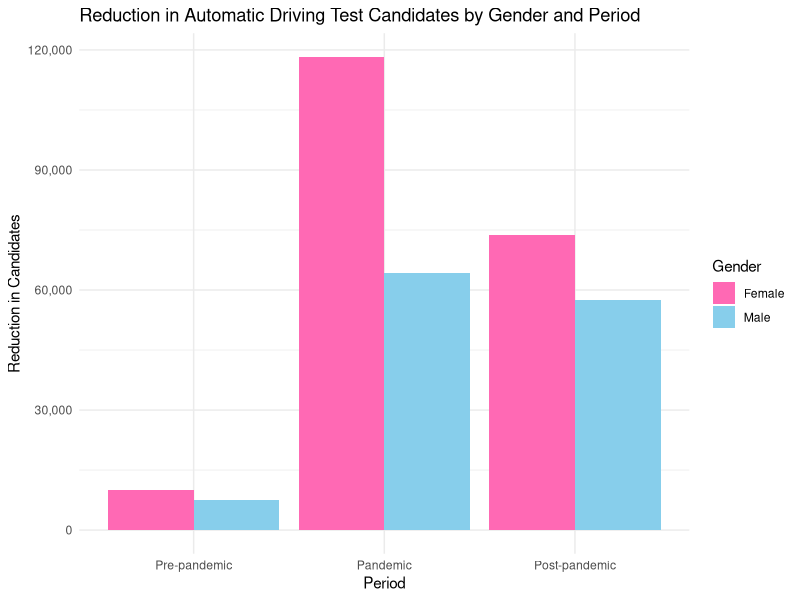
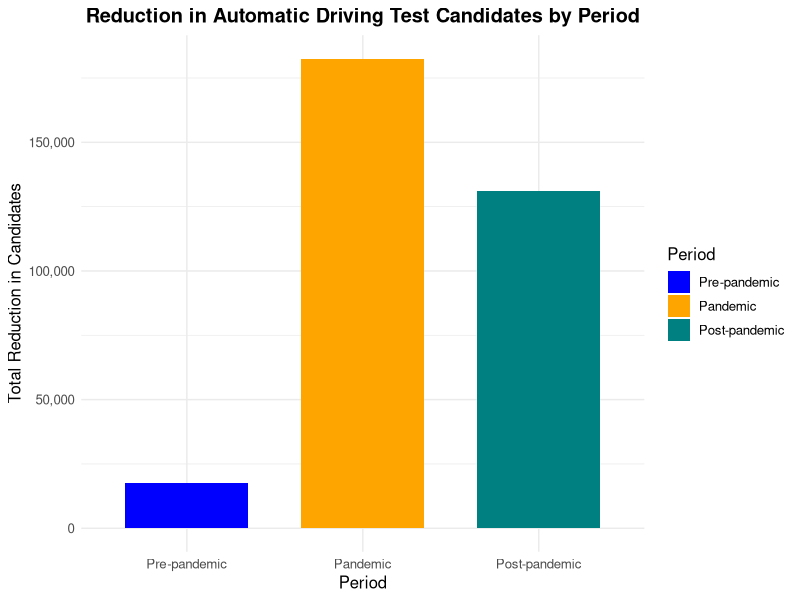

Generate these figures, in order, with R:
## ---- chunk 1
library(readxl)
library(tibble)
library(dplyr)
library(ggplot2)
library(scales)
library(tidyr)
## ---- chunk 2
# Load the data from the Excel file
data <- read_excel("./PreparedData.xlsx")

# Convert the data to a tibble
data_tibble <- as_tibble(data)

# View the tibble (first few rows)
print(data_tibble)
## ---- chunk 3
# Create a 'Period' column based on the 'Date'
data_tibble <- data_tibble %>%
  mutate(Period = case_when(
    Date %in% c("2018/19", "2019/20") ~ "Pre-pandemic",
    Date %in% c("2020/21", "2021/22") ~ "Pandemic",
    Date %in% c("2022/23", "2023/24") ~ "Post-pandemic",
    TRUE ~ "Unknown"
  )) %>%
  mutate(Period = factor(Period, levels = c("Pre-pandemic", "Pandemic", "Post-pandemic")))

# Calculate the reductions for Male and Female candidates by period
data_tibble <- data_tibble %>%
  arrange(Date) %>%
  group_by(Period) %>%
  mutate(
    Male_tests_Reduction = c(NA, diff(`Male tests-Conducted`)),
    Female_tests_Reduction = c(NA, diff(`Female tests-Conducted`))
  )

# Remove rows with NA values (first row of each period has NA for reduction)
data_tibble <- data_tibble %>%
  filter(!is.na(Male_tests_Reduction), !is.na(Female_tests_Reduction))

# Fit the linear model for Male tests reduction
model_male <- lm(Male_tests_Reduction ~ Period, data = data_tibble)
summary(model_male)

# Fit the linear model for Female tests reduction
model_female <- lm(Female_tests_Reduction ~ Period, data = data_tibble)
summary(model_female)
## ---- chunk 4
# Create a contingency table for the Chi-square test
# Summarize reductions by gender and period
data_tibble_summary <- data_tibble %>%
  group_by(Period) %>%
  summarise(
    Male_Reduction = sum(Male_tests_Reduction, na.rm = TRUE),
    Female_Reduction = sum(Female_tests_Reduction, na.rm = TRUE)
  )

# Convert reductions into a matrix for the Chi-square test
reduction_matrix <- as.matrix(data_tibble_summary[, c("Male_Reduction", "Female_Reduction")])
rownames(reduction_matrix) <- data_tibble_summary$Period

# Perform the Chi-square test
chi_square_result <- chisq.test(reduction_matrix)

# Output the test result
print(chi_square_result)
## ---- chunk 5
# Create a dataset for plotting by summarizing Male and Female reductions by period and reshaping the data
ggplot(data_tibble %>%
         group_by(Period) %>%
         summarise(
           Male_Reduction = sum(Male_tests_Reduction, na.rm = TRUE),
           Female_Reduction = sum(Female_tests_Reduction, na.rm = TRUE) 
         ) %>% 
         pivot_longer(cols = c(Male_Reduction, Female_Reduction), names_to = "Gender", values_to = "Reduction") %>%
         mutate(Gender = recode(Gender, "Male_Reduction" = "Male", "Female_Reduction" = "Female")), 
       aes(x = Period, y = Reduction, fill = Gender)) +
  geom_bar(stat = "identity", position = "dodge") +  # Create a dodged bar plot
  scale_fill_manual(values = c("Male" = "skyblue", "Female" = "hotpink")) +  # Correct color mapping
  labs(
    title = "Reduction in Automatic Driving Test Candidates by Gender and Period",
    x = "Period",
    y = "Reduction in Candidates",
    fill = "Gender"
  ) +
  theme_minimal() +  # Apply a minimal theme
  scale_y_continuous(labels = scales::comma)  # Format y-axis with commas for better readability
## ---- chunk 6
# Load the data function
load_data <- function() {
  data <- read_excel("./PreparedData.xlsx")
  as_tibble(data)
}

# Reload the data before Hypothesis 2 analysis
data_tibble <- load_data()

# Hypothesis 2: Year-based Focus Analysis
# Recreate Period column to ensure consistency
data_tibble <- data_tibble %>%
  mutate(Period = case_when(
    Date %in% c("2018/19", "2019/20") ~ "Pre-pandemic",
    Date %in% c("2020/21", "2021/22") ~ "Pandemic",
    Date %in% c("2022/23", "2023/24") ~ "Post-pandemic",
    TRUE ~ "Unknown"
  )) %>%
  mutate(Period = factor(Period, levels = c("Pre-pandemic", "Pandemic", "Post-pandemic")))

# Calculate the reduction in 'Total tests-Conducted' for each period
data_tibble <- data_tibble %>%
  arrange(Date) %>%
  group_by(Period, .drop = FALSE) %>%  # Retain unused levels
  mutate(Test_Reduction = c(NA, diff(`Total tests-Conducted`))) %>%
  filter(!is.na(Test_Reduction))  # Remove rows with NA values

# Check levels after filtering
print(levels(data_tibble$Period))
print(table(data_tibble$Period))

# Fit the linear model to examine the reduction in tests by period
model_total_tests <- lm(Test_Reduction ~ Period, data = data_tibble)

# Output the summary of the linear model
summary(model_total_tests)

## ---- chunk 7
# Reload the data to ensure a clean slate
data_tibble <- load_data()

# Recreate Period column
data_tibble <- data_tibble %>%
  mutate(Period = case_when(
    Date %in% c("2018/19", "2019/20") ~ "Pre-pandemic",
    Date %in% c("2020/21", "2021/22") ~ "Pandemic",
    Date %in% c("2022/23", "2023/24") ~ "Post-pandemic",
    TRUE ~ "Unknown"
  )) %>%
  mutate(Period = factor(Period, levels = c("Pre-pandemic", "Pandemic", "Post-pandemic")))

# Calculate the reductions in 'Total tests-Conducted' for each period
data_tibble <- data_tibble %>%
  arrange(Date) %>%
  group_by(Period, .drop = FALSE) %>%
  mutate(Test_Reduction = c(NA, diff(`Total tests-Conducted`))) %>%
  filter(!is.na(Test_Reduction))  # Remove rows with NA values

# Summarize reductions by period
data_tibble_summary <- data_tibble %>%
  group_by(Period) %>%
  summarise(Total_Reduction = sum(Test_Reduction, na.rm = TRUE))

# Create a contingency table for Chi-Square Test
reduction_matrix <- as.matrix(data_tibble_summary[, "Total_Reduction"])
rownames(reduction_matrix) <- data_tibble_summary$Period

# Perform the Chi-Square Test
chi_square_result <- chisq.test(reduction_matrix)

# Output the test result
print(chi_square_result)

## ---- chunk 8
# Visualization of Total Reductions by Period for Hypothesis 2
ggplot(data_tibble_summary, aes(x = Period, y = Total_Reduction, fill = Period)) +
  geom_bar(stat = "identity", width = 0.7) +
  scale_fill_manual(values = c("Pre-pandemic" = "blue", "Pandemic" = "#FFA500", "Post-pandemic" = "#008080")) +
  labs(
    title = "Reduction in Automatic Driving Test Candidates by Period",
    x = "Period",
    y = "Total Reduction in Candidates",
    fill = "Period"
  ) +
  theme_minimal() +
  theme(
    text = element_text(size = 12),
    plot.title = element_text(hjust = 0.5, face = "bold")
  ) +
  scale_y_continuous(labels = scales::comma)  # Format y-axis with commas for readability
